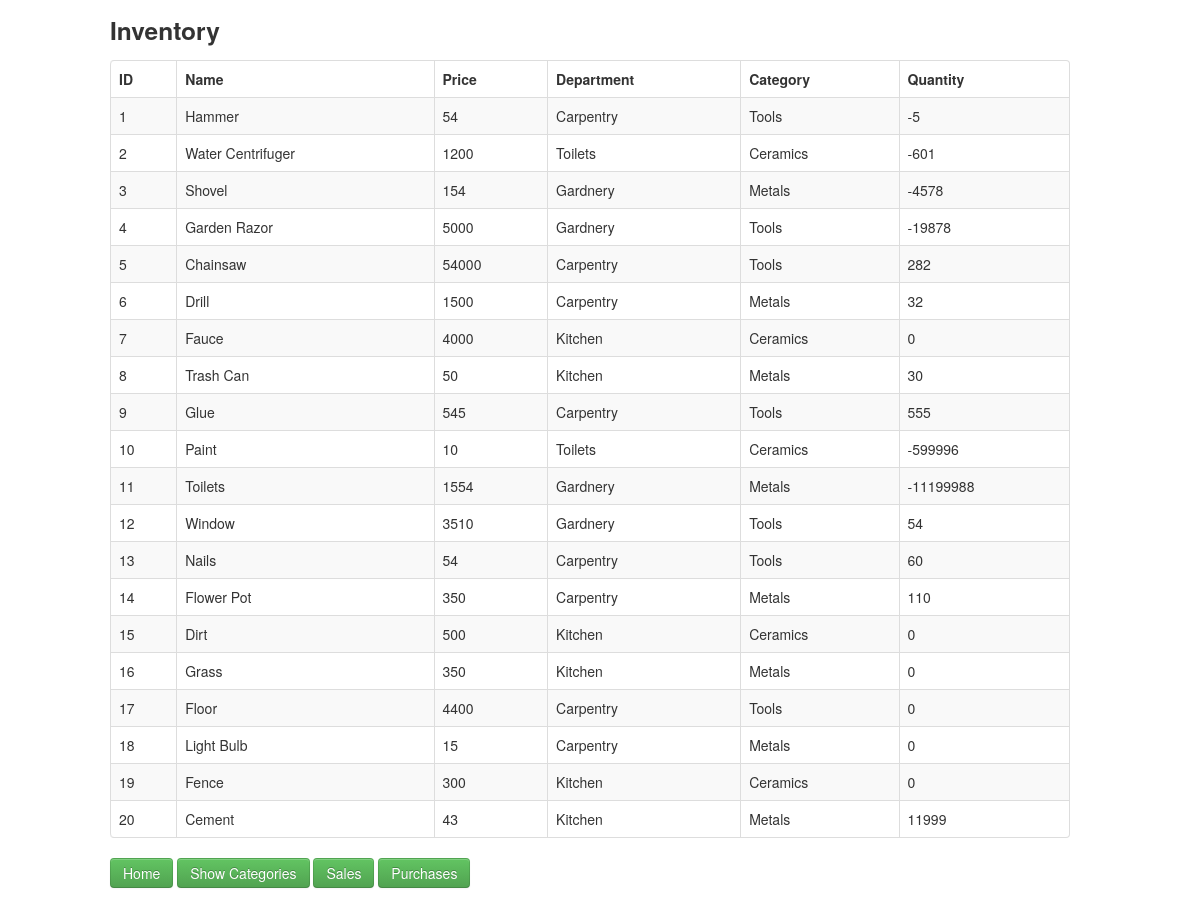
The app's page /Tarea1/inventory.php, older data.
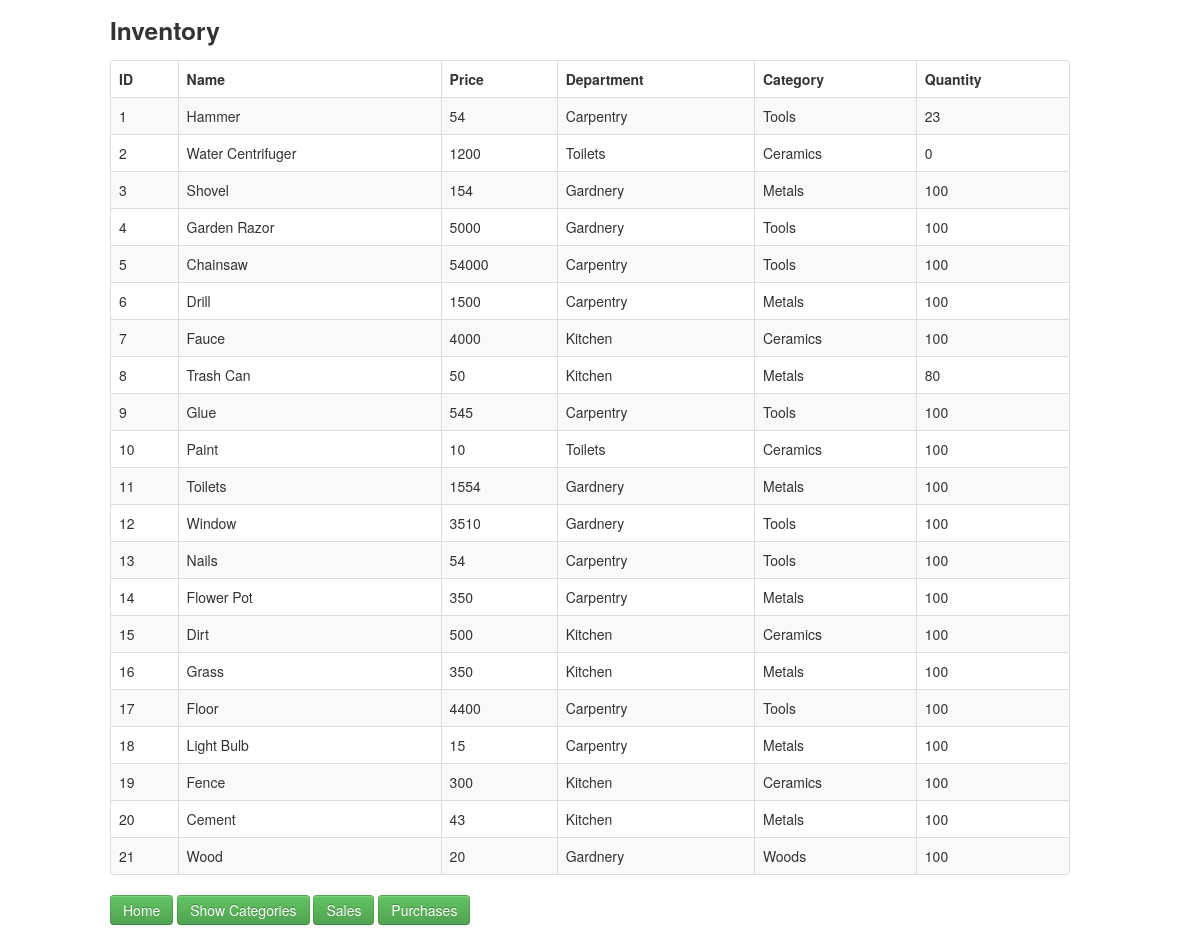
The same page, newer data.
### tables this page shows
CREATE TABLE `product` (
  `Id` int(11) NOT NULL AUTO_INCREMENT,
  `name` varchar(30) DEFAULT NULL,
  `price` int(11) DEFAULT NULL,
  `department` int(11) DEFAULT NULL,
  `category` int(11) DEFAULT NULL,
  `orders` int(11) DEFAULT NULL,
  PRIMARY KEY (`Id`),
  KEY `department` (`department`),
  KEY `category` (`category`),
  CONSTRAINT `product_ibfk_1` FOREIGN KEY (`department`) REFERENCES `department` (`Id`) ON DELETE CASCADE ON UPDATE CASCADE,
  CONSTRAINT `product_ibfk_2` FOREIGN KEY (`category`) REFERENCES `category` (`Id`) ON DELETE CASCADE ON UPDATE CASCADE
);

CREATE TABLE `department` (
  `Id` int(11) NOT NULL AUTO_INCREMENT,
  `name` varchar(30) DEFAULT NULL,
  PRIMARY KEY (`Id`)
);

CREATE TABLE `category` (
  `Id` int(11) NOT NULL AUTO_INCREMENT,
  `name` varchar(30) DEFAULT NULL,
  PRIMARY KEY (`Id`)
);

CREATE TABLE `inventory` (
  `Id` int(11) NOT NULL AUTO_INCREMENT,
  `product` int(11) DEFAULT NULL,
  `quantity` int(11) DEFAULT NULL,
  PRIMARY KEY (`Id`),
  KEY `product` (`product`),
  CONSTRAINT `inventory_ibfk_1` FOREIGN KEY (`product`) REFERENCES `product` (`Id`) ON DELETE CASCADE ON UPDATE CASCADE
);

### Tarea1/inventory.php (the view, shortened to what this page needs)
<!DOCTYPE html>
<html lang="en">
	<head>
	    <link   href="css/bootstrap.min.css" rel="stylesheet">
	</head>
	<body>
	    <div class="container">
				<div class="row">
		   			<h3>Inventory</h3>
		   		</div>
				<div class="row">
					<table class="table table-striped table-bordered">
			            <thead>
			                <tr>
			                	<th>ID</th>
			                	<th>Name</th>
			                	<th>Price</th>
			                	<th>Department</th>
	                        	<th>Category</th>
	                        	<th>Quantity</th>
			                </tr>
			            </thead>
			            <tbody>
			              	<?php
						   	$pdo = Database::connect();
						   	$sql = 'SELECT product.Id, product.name, product.price, department.name AS "department", category.name AS "category", inventory.quantity FROM product INNER JOIN department ON product.department = department.Id INNER JOIN category on product.category = category.Id inner join inventory ON inventory.product = product.Id ORDER BY product.Id';
						   	foreach ($pdo->query($sql) as $row) {
								echo '<tr>';
	    					   	echo '<td>'. $row['Id'] . '</td>';
	    					  	echo '<td>'. $row['name'] . '</td>';
	    					  	echo '<td>'. $row['price'] . '</td>';
	    					  	echo '<td>'. $row['department'] . '</td>';
	    					  	echo '<td>'. $row['category'] . '</td>';
	    					  	echo '<td>'. $row['quantity'] . '</td>';
							  	echo '</tr>';
						    }
						  	?>
					    </tbody>
		            </table>
		            <p>
						<a href="index.php" class="btn btn-success">Home</a>
						<a href="showCategories.php" class="btn btn-success">Show Categories</a>
						<a href="sales.php" class="btn btn-success">Sales</a>
						<a href="purchase.php" class="btn btn-success">Purchases</a>
					</p>
	    	</div>
	    </div>
	</body>
</html>

Row changes from the older to the newer data that the page shows:
changed through a linked row, product "Hammer": inventory.quantity "-5" → "23"
changed through a linked row, product "Water Centrifuger": inventory.quantity "-601" → "0"
changed through a linked row, product "Shovel": inventory.quantity "-4578" → "100"
changed through a linked row, product "Garden Razor": inventory.quantity "-19878" → "100"
changed through a linked row, product "Chainsaw": inventory.quantity "282" → "100"
changed through a linked row, product "Drill": inventory.quantity "32" → "100"
changed through a linked row, product "Fauce": inventory.quantity "0" → "100"
changed through a linked row, product "Trash Can": inventory.quantity "30" → "80"
changed through a linked row, product "Glue": inventory.quantity "555" → "100"
changed through a linked row, product "Paint": inventory.quantity "-599996" → "100"
changed through a linked row, product id 11: inventory.quantity "-11199988" → "100"
changed through a linked row, product "Window": inventory.quantity "54" → "100"
changed through a linked row, product "Nails": inventory.quantity "60" → "100"
changed through a linked row, product "Flower Pot": inventory.quantity "110" → "100"
changed through a linked row, product "Dirt": inventory.quantity "0" → "100"
changed through a linked row, product "Grass": inventory.quantity "0" → "100"
changed through a linked row, product "Floor": inventory.quantity "0" → "100"
changed through a linked row, product "Light Bulb": inventory.quantity "0" → "100"
changed through a linked row, product "Fence": inventory.quantity "0" → "100"
changed through a linked row, product "Cement": inventory.quantity "11999" → "100"
added product: Id "21", name "Wood", price "20", department.name "Gardnery", category.name "Woods", inventory.quantity "100"
